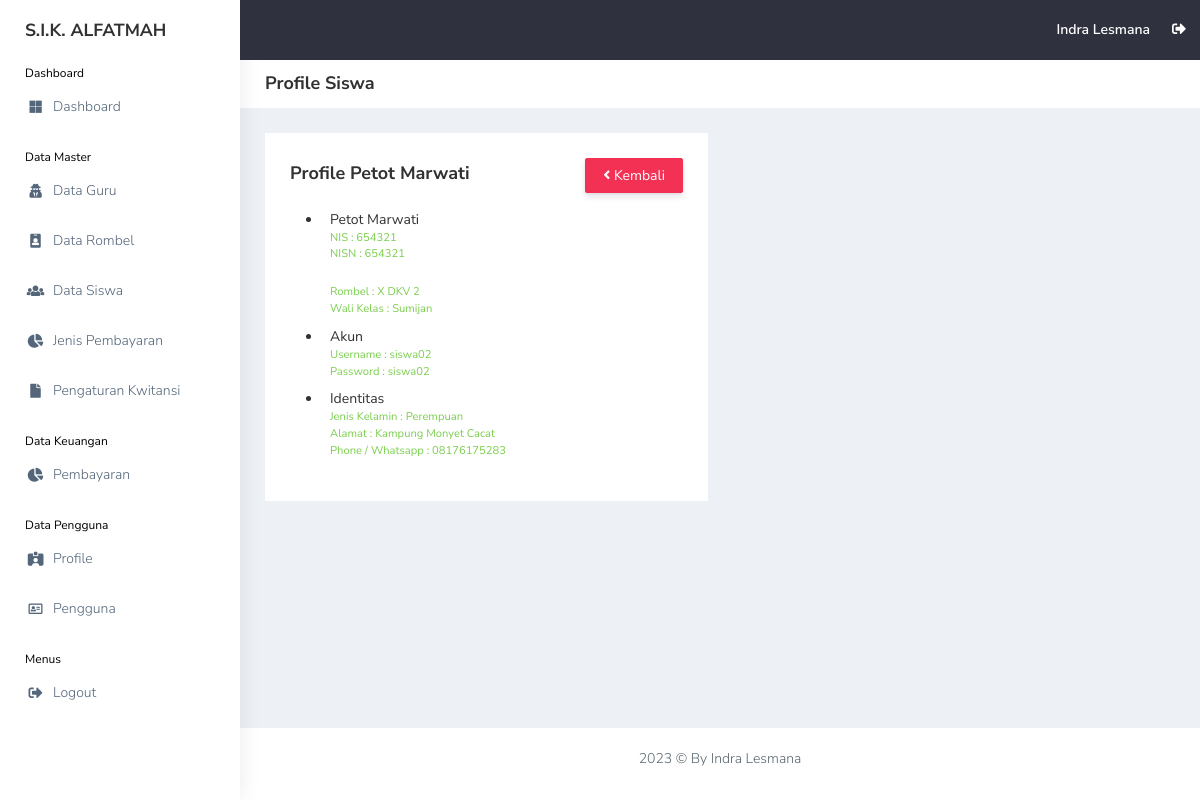
Before: /view_master/siswa_detail.php?id_siswa=2 (signed in) with the older database file.
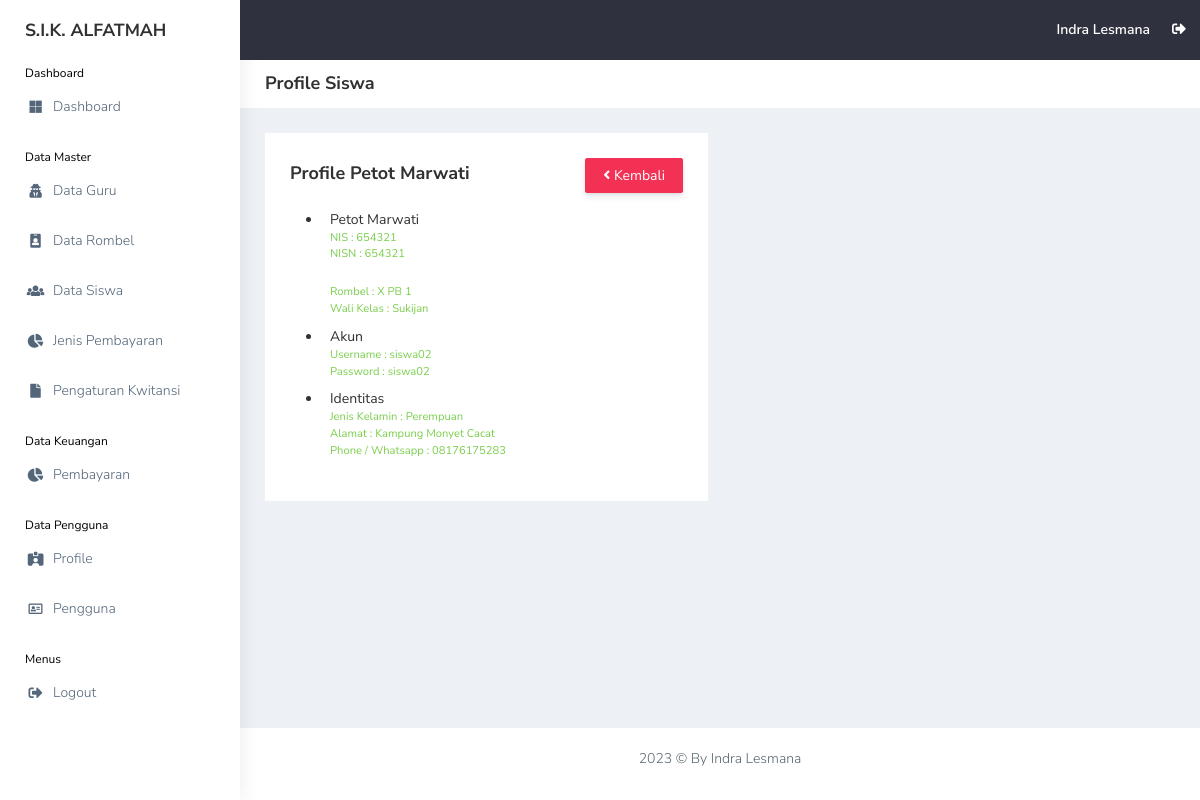
After: the same page with the newer database file.
### tables this page shows
CREATE TABLE `siswa` (
  `id_siswa` int(11) NOT NULL,
  `nis` int(11) NOT NULL,
  `nisn` int(11) NOT NULL,
  `nama_siswa` varchar(255) NOT NULL,
  `id_rombel` int(11) NOT NULL,
  `jk` varchar(20) NOT NULL,
  `alamat` text NOT NULL,
  `phone` varchar(20) NOT NULL,
  `username` varchar(255) NOT NULL,
  `password` varchar(255) NOT NULL,
  `gambar` varchar(255) NOT NULL,
  `date_created` date NOT NULL,
  `is_active` int(11) NOT NULL
);

CREATE TABLE `rombel` (
  `id_rombel` int(11) NOT NULL,
  `rombel` varchar(255) NOT NULL,
  `id_guru` int(11) NOT NULL
);

CREATE TABLE `guru` (
  `id_guru` int(11) NOT NULL,
  `nama_guru` varchar(255) NOT NULL,
  `mapel` varchar(255) NOT NULL,
  `date_created` date NOT NULL,
  `is_active` int(11) NOT NULL
);

### functions.php (called while the page is built, shortened)
<?php
$conn = mysqli_connect("localhost", "root", "", "db_sika");
function query($query)
{
    global $conn;
    $result = mysqli_query($conn, $query);
    $rows = [];
    while ($row = mysqli_fetch_assoc($result)) {
        $rows[] = $row;
    }
    return $rows;
}

### view_master/siswa_detail.php (the view, shortened to what this page needs)
<?php
include "../templates/header.php";
$id_siswa = $_GET["id_siswa"];
$s = query(
    "SELECT * FROM siswa
    INNER JOIN rombel ON rombel.id_rombel = siswa.id_rombel
    INNER JOIN guru ON guru.id_guru = rombel.id_guru
    WHERE id_siswa = $id_siswa"
)[0];
?>
<div class="page-breadcrumb bg-white">
    <div class="row align-items-center">
        <div class="col-lg-3 col-md-4 col-sm-4 col-xs-12">
            <h4 class="page-title">Profile Siswa</h4>
        </div>
    </div>
</div>
<div class="container-fluid">
    <div class="row">
        <div class="col-md-12 col-lg-6 col-sm-12">
            <div class="white-box">
                <div class="d-md-flex mb-3">
                    <h3 class="box-title mb-0">Profile <?= $s["nama_siswa"];?></h3>
                    <div class="col-md-3 col-sm-3 col-xs-3 ms-auto">
                        <a href="siswa.php"
                            class="btn btn-danger d-md-block pull-right w-100 waves-effect waves-light text-white"><i
                                class="fas fa-angle-left"></i> Kembali</a>
                    </div>
                </div>
                <ul class="chatonline">
                    <li class="mb-2">
                        <div class="ms-2">
                            <span class="text-dark"><?= $s["nama_siswa"]; ?>
                                <small
                                    class="d-block text-success d-block">NIS : <?= $s["nis"]; ?>
                                </small>
                                <small
                                    class="d-block text-success d-block">NISN : <?= $s["nisn"]; ?>
                                </small>
                                <br>
                                <small
                                    class="d-block text-success d-block">Rombel : <?= $s["rombel"]; ?>
                                </small>
                                <small
                                    class="d-block text-success d-block">Wali Kelas : <?= $s["nama_guru"]; ?>
                                </small>
                            </span>
                        </div>
                    </li>
                    <li class="mb-2">
                        <div class="ms-2">
                            <span class="text-dark">Akun
                                <small
                                    class="d-block text-success d-block">Username : <?= $s["username"]; ?>
                                </small>
                                <small
                                    class="d-block text-success d-block">Password : <?= $s["password"]; ?>
                                </small>
                            </span>
                        </div>
                    </li>
                    <li class="mb-2">
                        <div class="ms-2">
                            <span class="text-dark">Identitas
                                <small
                                    class="d-block text-success d-block">Jenis Kelamin : <?= $s["jk"]; ?>
                                </small>
                                <small
                                    class="d-block text-success d-block">Alamat : <?= $s["alamat"]; ?>
                                </small>
                                <small
                                    class="d-block text-success d-block">Phone / Whatsapp : <?= $s["phone"]; ?>
                                </small>
                            </span>
                        </div>
                    </li>
                </ul>
            </div>
        </div>
    </div>
</div>
<?php
include "../templates/footer.php";
?>

Changed rows visible on the page:
changed siswa "Petot Marwati": id_rombel.rombel "X DKV 2" → "X PB 1"; guru.nama_guru "Sumijan" → "Sukijan"
